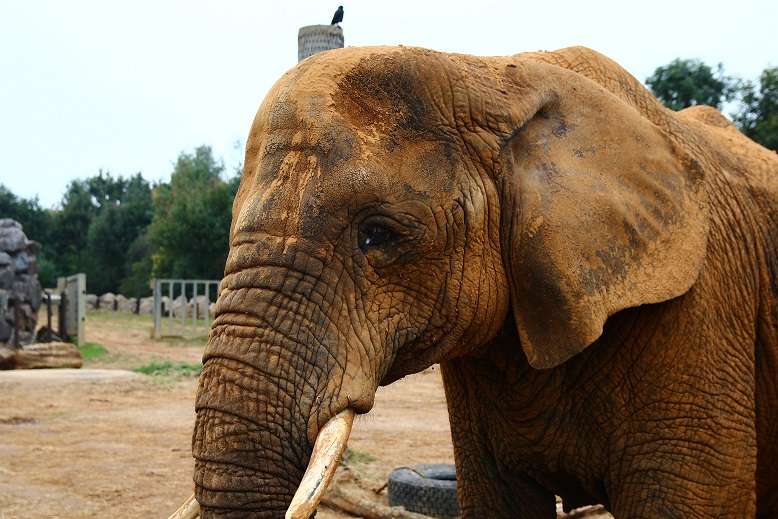
#> input picture Section10/Section10Images/Elephant.jpg, 778 x 519 px, given in place of the camera
$ jupyter execute 'Mean Shift Object Tracking.ipynb'
#> lines starting #> are read from the running program, lines starting #| are printed output that depends on the picture; after the words box and inside, x2 and y2 are one past the last pixel; in counts of white or black regions, pixels touching at a corner belong together
[cell 1]
import numpy as np

import cv2

[cell 2]
cap = cv2.VideoCapture(0)

ret, frame = cap.read()
#> frame is the input picture: shape (519, 778, 3); mean B, G, R 95.2, 117.2, 135.3

r, h, c, w = 240, 100, 400, 160

track_window = (c, r, w, h)

roi = frame[r : r + h, c : c + w]
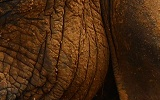
#> roi: shape (100, 160, 3); mean B, G, R 16.6, 39.8, 70.6

hsv_roi =  cv2.cvtColor(roi, cv2.COLOR_BGR2HSV)
#> hsv_roi: shape (100, 160, 3); mean H, S, V 12.8, 200.2, 70.6

lower_purple = np.array([125,0,0])

upper_purple = np.array([175,255,255])

mask = cv2.inRange(hsv_roi, lower_purple, upper_purple)
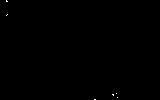
#> mask: shape (100, 160); 0.07% white in thin lines or dots, all inside (x1, y1, x2, y2) = (6, 0, 118, 100)

roi_hist = cv2.calcHist([hsv_roi], [0], mask, [180], [0,180])
#> roi_hist = 180 values, max 6 at index 173, min 0 at index 0, mean 0.0667

cv2.normalize(roi_hist, roi_hist, 0, 255, cv2.NORM_MINMAX)

term_crit = ( cv2.TERM_CRITERIA_EPS | cv2.TERM_CRITERIA_COUNT, 10, 1 )

while True :

    ret, frame = cap.read()

    if ret == True :

        hsv = cv2.cvtColor(frame, cv2.COLOR_BGR2HSV)
#> hsv: shape (519, 778, 3); mean H, S, V 34.8, 118.6, 139.5

        dst = cv2.calcBackProject([hsv],[0],roi_hist,[0,180],1)
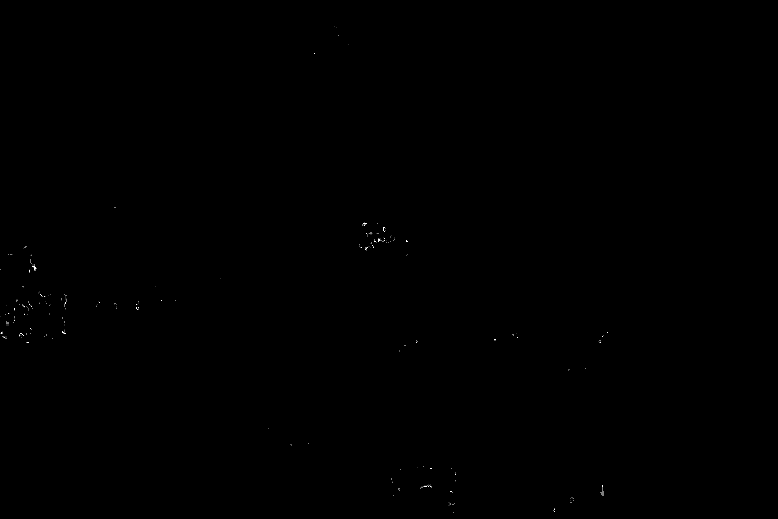
#> dst: shape (519, 778); min 0, max 255, mean 0.1

        ret, track_window = cv2.meanShift(dst, track_window, term_crit)
#> ret = 3; track_window = (385, 290, 160, 100)

        x, y, w, h = track_window
#> x = 385; y = 290; w = 160; h = 100

        img2 = cv2.rectangle(frame, (x,y), (x + w, y + h), 255, 2)

        cv2.imshow('Meansift Tracking', img2)

        if cv2.waitKey(1) == 13 :

#> (key Esc is pressed here)
            break

    else :

        break

cv2.destroyAllWindows()
cap.release()
